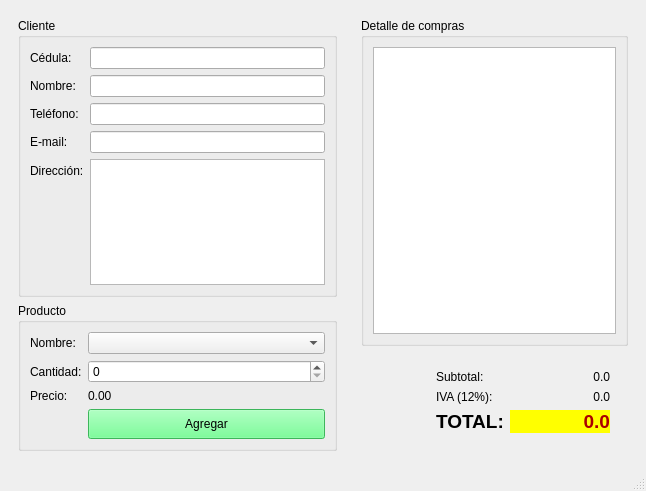
<?xml version="1.0" encoding="UTF-8"?>
<ui version="4.0">
 <class>Tienda</class>
 <widget class="QMainWindow" name="Tienda">
  <property name="geometry">
   <rect>
    <x>0</x>
    <y>0</y>
    <width>646</width>
    <height>491</height>
   </rect>
  </property>
  <property name="windowTitle">
   <string>Tienda</string>
  </property>
  <widget class="QWidget" name="centralwidget">
   <layout class="QHBoxLayout" name="horizontalLayout_3">
    <item>
     <widget class="QWidget" name="widget" native="true">
      <property name="minimumSize">
       <size>
        <width>300</width>
        <height>0</height>
       </size>
      </property>
      <property name="maximumSize">
       <size>
        <width>350</width>
        <height>16777215</height>
       </size>
      </property>
      <layout class="QVBoxLayout" name="verticalLayout">
       <item>
        <widget class="QGroupBox" name="groupBox">
         <property name="title">
          <string>Cliente</string>
         </property>
         <layout class="QFormLayout" name="formLayout">
          <item row="8" column="0">
           <widget class="QLabel" name="label_5">
            <property name="text">
             <string>Dirección:</string>
            </property>
           </widget>
          </item>
          <item row="5" column="0">
           <widget class="QLabel" name="label_3">
            <property name="text">
             <string>Teléfono:</string>
            </property>
           </widget>
          </item>
          <item row="5" column="1">
           <widget class="QLineEdit" name="inTelefono"/>
          </item>
          <item row="8" column="1">
           <widget class="QPlainTextEdit" name="inDir">
            <property name="lineWidth">
             <number>3</number>
            </property>
           </widget>
          </item>
          <item row="6" column="0">
           <widget class="QLabel" name="label_4">
            <property name="text">
             <string>E-mail:</string>
            </property>
           </widget>
          </item>
          <item row="6" column="1">
           <widget class="QLineEdit" name="inEmail"/>
          </item>
          <item row="4" column="0">
           <widget class="QLabel" name="label_2">
            <property name="text">
             <string>Nombre:</string>
            </property>
           </widget>
          </item>
          <item row="4" column="1">
           <widget class="QLineEdit" name="inNombre"/>
          </item>
          <item row="3" column="0">
           <widget class="QLabel" name="label">
            <property name="text">
             <string>Cédula:</string>
            </property>
           </widget>
          </item>
          <item row="3" column="1">
           <widget class="QLineEdit" name="inCedula"/>
          </item>
         </layout>
        </widget>
       </item>
       <item>
        <widget class="QGroupBox" name="groupBox_2">
         <property name="title">
          <string>Producto</string>
         </property>
         <layout class="QFormLayout" name="formLayout_3">
          <item row="4" column="0">
           <widget class="QLabel" name="label_8">
            <property name="text">
             <string>Precio:</string>
            </property>
           </widget>
          </item>
          <item row="4" column="1">
           <widget class="QLabel" name="outPrecio">
            <property name="text">
             <string>0.00</string>
            </property>
           </widget>
          </item>
          <item row="6" column="1">
           <widget class="QPushButton" name="btnAgregar">
            <property name="minimumSize">
             <size>
              <width>0</width>
              <height>30</height>
             </size>
            </property>
            <property name="styleSheet">
             <string notr="true">background-color: rgb(85, 255, 127);</string>
            </property>
            <property name="text">
             <string>Agregar</string>
            </property>
           </widget>
          </item>
          <item row="2" column="0">
           <widget class="QLabel" name="label_7">
            <property name="text">
             <string>Cantidad:</string>
            </property>
           </widget>
          </item>
          <item row="2" column="1">
           <widget class="QSpinBox" name="inCantidad"/>
          </item>
          <item row="0" column="0">
           <widget class="QLabel" name="label_6">
            <property name="text">
             <string>Nombre:</string>
            </property>
           </widget>
          </item>
          <item row="0" column="1">
           <widget class="QComboBox" name="inProducto"/>
          </item>
         </layout>
        </widget>
       </item>
      </layout>
     </widget>
    </item>
    <item>
     <widget class="QWidget" name="widget_2" native="true">
      <layout class="QVBoxLayout" name="verticalLayout_2">
       <item>
        <widget class="QGroupBox" name="groupBox_3">
         <property name="title">
          <string>Detalle de compras</string>
         </property>
         <layout class="QHBoxLayout" name="horizontalLayout_2">
          <item>
           <widget class="QTableWidget" name="outDetalle"/>
          </item>
         </layout>
        </widget>
       </item>
       <item>
        <widget class="QWidget" name="widget_3" native="true">
         <layout class="QHBoxLayout" name="horizontalLayout">
          <item>
           <spacer name="horizontalSpacer">
            <property name="orientation">
             <enum>Qt::Horizontal</enum>
            </property>
            <property name="sizeHint" stdset="0">
             <size>
              <width>46</width>
              <height>20</height>
             </size>
            </property>
           </spacer>
          </item>
          <item>
           <widget class="QWidget" name="widget_4" native="true">
            <layout class="QFormLayout" name="formLayout_2">
             <item row="0" column="0">
              <widget class="QLabel" name="label_10">
               <property name="text">
                <string>Subtotal:</string>
               </property>
              </widget>
             </item>
             <item row="0" column="1">
              <widget class="QLabel" name="outSubtotal">
               <property name="minimumSize">
                <size>
                 <width>100</width>
                 <height>0</height>
                </size>
               </property>
               <property name="text">
                <string>0.0</string>
               </property>
               <property name="alignment">
                <set>Qt::AlignRight|Qt::AlignTrailing|Qt::AlignVCenter</set>
               </property>
              </widget>
             </item>
             <item row="1" column="0">
              <widget class="QLabel" name="label_11">
               <property name="text">
                <string>IVA (12%): </string>
               </property>
              </widget>
             </item>
             <item row="1" column="1">
              <widget class="QLabel" name="outIVA">
               <property name="text">
                <string>0.0</string>
               </property>
               <property name="alignment">
                <set>Qt::AlignRight|Qt::AlignTrailing|Qt::AlignVCenter</set>
               </property>
              </widget>
             </item>
             <item row="2" column="0">
              <widget class="QLabel" name="label_12">
               <property name="font">
                <font>
                 <pointsize>14</pointsize>
                 <weight>75</weight>
                 <bold>true</bold>
                </font>
               </property>
               <property name="text">
                <string>TOTAL:</string>
               </property>
              </widget>
             </item>
             <item row="2" column="1">
              <widget class="QLabel" name="outTotal">
               <property name="font">
                <font>
                 <pointsize>14</pointsize>
                 <weight>75</weight>
                 <bold>true</bold>
                </font>
               </property>
               <property name="styleSheet">
                <string notr="true">background-color: rgb(255, 255, 0);
color: rgb(170, 0, 0);</string>
               </property>
               <property name="text">
                <string>0.0</string>
               </property>
               <property name="alignment">
                <set>Qt::AlignRight|Qt::AlignTrailing|Qt::AlignVCenter</set>
               </property>
              </widget>
             </item>
            </layout>
           </widget>
          </item>
         </layout>
        </widget>
       </item>
      </layout>
     </widget>
    </item>
   </layout>
  </widget>
  <widget class="QMenuBar" name="menubar">
   <property name="geometry">
    <rect>
     <x>0</x>
     <y>0</y>
     <width>646</width>
     <height>20</height>
    </rect>
   </property>
  </widget>
  <widget class="QStatusBar" name="statusbar"/>
 </widget>
 <resources/>
 <connections/>
</ui>
